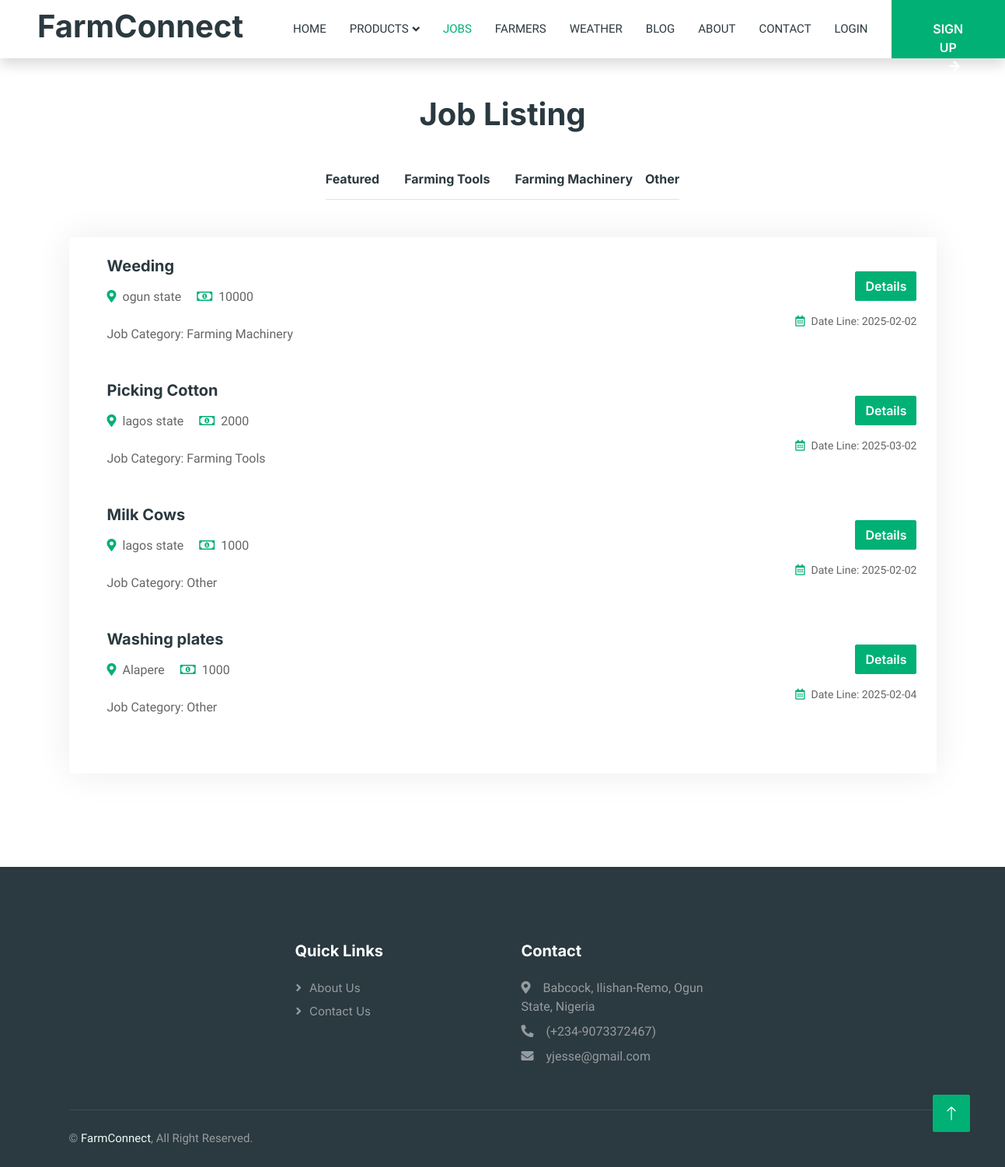
/job-list.php, run on an earlier commit of the app's database.
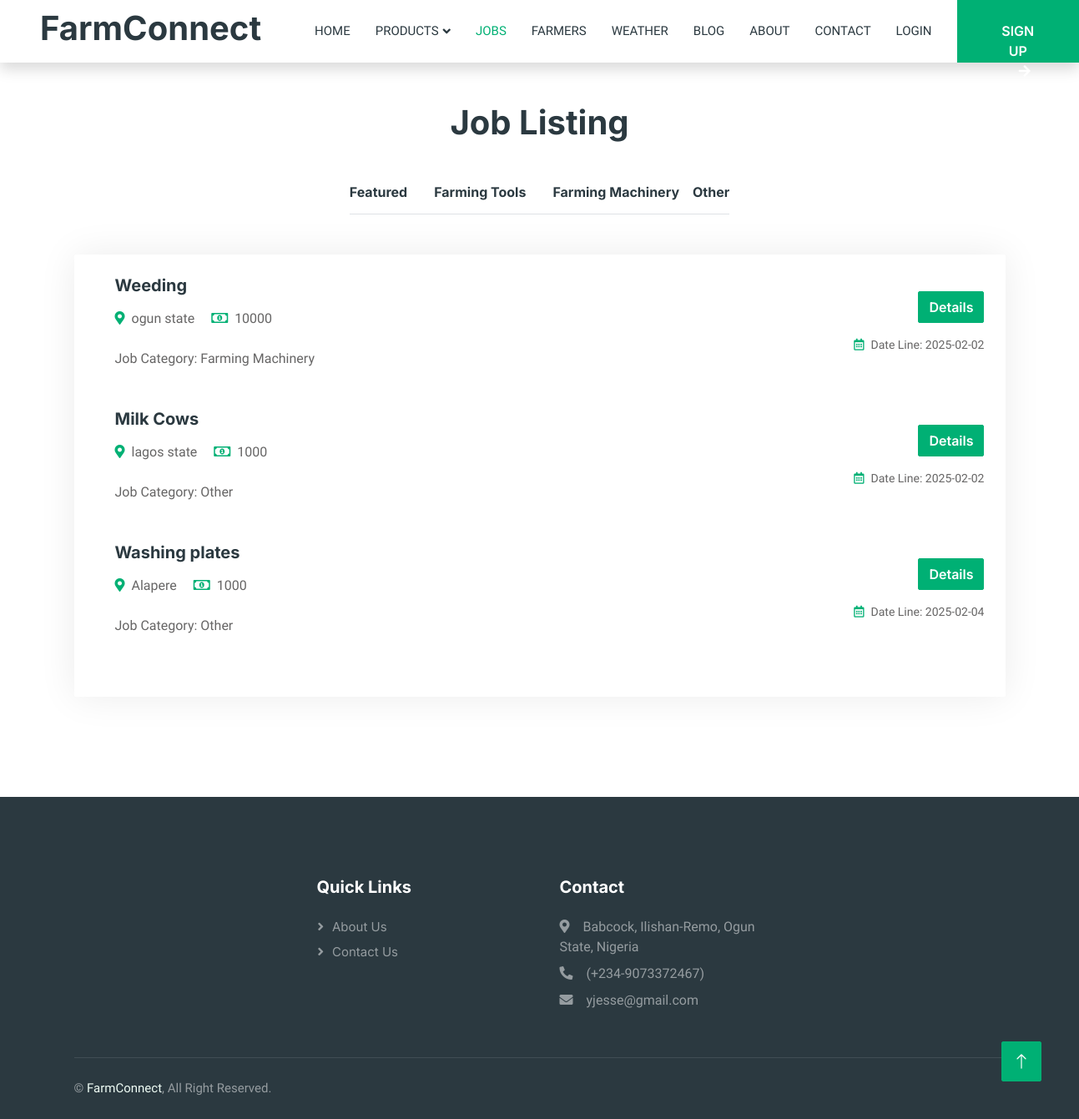
And on a later commit of the database.
### tables this page shows
CREATE TABLE `jobs` (
  `jobId` int(11) NOT NULL,
  `farmerId` int(11) NOT NULL,
  `jobType` varchar(100) NOT NULL,
  `jobCategory` varchar(100) NOT NULL,
  `jobDescription` varchar(150) NOT NULL,
  `jobResponsibility` varchar(255) NOT NULL,
  `farmLocation` varchar(250) NOT NULL,
  `dailyRate` int(11) NOT NULL,
  `creationDate` date NOT NULL,
  `dateLine` date NOT NULL
);

### job-list.php (the view, shortened to what this page needs)
<?php
include 'connect.php';
?>
<!DOCTYPE html>
<html lang="en">
<head>
    <link href="https://cdnjs.cloudflare.com/ajax/libs/font-awesome/5.10.0/css/all.min.css" rel="stylesheet">
    <link href="https://cdn.jsdelivr.net/npm/bootstrap-icons@1.4.1/font/bootstrap-icons.css" rel="stylesheet">
    <link href="lib/animate/animate.min.css" rel="stylesheet">
    <link href="lib/owlcarousel/assets/owl.carousel.min.css" rel="stylesheet">
    <link href="css/bootstrap.min.css" rel="stylesheet">
    <link href="css/style.css" rel="stylesheet">
</head>
<body>
    <div class="container-xxl bg-white p-0">
        <?php
            if(!isset($_SESSION['role'])){
        ?>
                <nav class="navbar navbar-expand-lg bg-white navbar-light shadow sticky-top p-0">
                    <a href="Index.php" class="navbar-brand d-flex align-items-center text-center py-0 px-4 px-lg-5">
                        <h1>FarmConnect</h1>
                    </a>
                    <div class="collapse navbar-collapse" id="navbarCollapse">
                        <div class="navbar-nav ms-auto p-4 p-lg-0">
                            <a href="Index.php" class="nav-item nav-link">Home</a>
                            <div class="nav-item dropdown">
                                <a href="#" class="nav-link dropdown-toggle" data-bs-toggle="dropdown">Products</a>
                            </div>
                            <a href="job-list.php" class="nav-item nav-link active">Jobs</a>
                            <a href="Farmers.php" class="nav-item nav-link">Farmers</a>
                            <a href="Weather.php" class="nav-item nav-link">Weather</a>
                            <a href="Blog.php" class="nav-item nav-link">Blog</a>
                            <a href="About.php" class="nav-item nav-link">About</a>
                            <a href="Contact.php" class="nav-item nav-link">Contact</a>
                            <a href="./LoginAs.html" class="nav-item nav-link">Login</a>
                        </div>
                        <a href="SignUpRoles.html" class="btn btn-primary rounded-0 py-4 px-lg-5 d-lg-block">SIGN UP<i class="fa fa-arrow-right ms-3"></i></a>
                    </div>
                </nav>
        <?php
            }
        ?>
        <div class="container-xxl py-5">
                <div class="container">
                    <h1 class="text-center mb-5 wow fadeInUp" data-wow-delay="0.1s">Job Listing</h1>
                    <div class="tab-class text-center wow fadeInUp" data-wow-delay="0.3s">
                        <ul class="nav nav-pills d-inline-flex justify-content-center border-bottom mb-5">
                            <li class="nav-item">
                                <a class="d-flex align-items-center text-start mx-3 ms-0 pb-3" href="job-list.php">
                                    <h6 class="mt-n1 mb-0">Featured</h6>
                                </a>
                            </li>
                            <li class="nav-item">
                                <a class="d-flex align-items-center text-start mx-3 pb-3" href="job-list-farming-tools.php">
                                    <h6 class="mt-n1 mb-0">Farming Tools</h6>
                                </a>
                            </li>
                            <li class="nav-item">
                                <a class="d-flex align-items-center text-start mx-3 me-0 pb-3" href="job-list-farming-machinery.php">
                                    <h6 class="mt-n1 mb-0">Farming Machinery</h6>
                                </a>
                            </li>
                            <li class="nav-item">
                                <a class="d-flex align-items-center text-start mx-3 me-0 pb-3" href="job-list-other.php">
                                    <h6 class="mt-n1 mb-0">Other</h6>
                                </a>
                            </li>
                        </ul>
                        <div class="tab-content">
                            <div id="tab-1" class="tab-pane fade show p-0 active">
                                <div class="job-item p-4 mb-4">
                                    <?php
                                        $getJobs = "SELECT * FROM jobs";
                                        $getJobsResult = mysqli_query($conn, $getJobs);
                                        if ($getJobsResult && mysqli_num_rows($getJobsResult) > 0) {
                                            while ($row = mysqli_fetch_assoc($getJobsResult)) {
                                                $jobId = $row['jobId'];
                                                $jobType = htmlspecialchars($row['jobType']);
                                                $jobCategory = htmlspecialchars($row['jobCategory']);
                                                $dailyRate = htmlspecialchars($row['dailyRate']);
                                                $farmLocation = htmlspecialchars($row['farmLocation']);
                                                $dateLine = htmlspecialchars($row['dateLine']);
                                                echo '
                                                    <div class="row g-4">
                                                        <div class="col-sm-12 col-md-8 d-flex align-items-center">
                                                            <div class="text-start ps-4">
                                                                <h5 class="mb-3">' . $jobType . '</h5>
                                                                <span class="text-truncate me-3"><i class="fa fa-map-marker-alt text-primary me-2"></i>' . $farmLocation . '</span>
                                                                <span class="text-truncate me-0"><i class="far fa-money-bill-alt text-primary me-2"></i>' . $dailyRate . '</span></br></br>
                                                                <span class="text-truncate me-3">Job Category: ' . $jobCategory . '</span>
                                                            </div>
                                                        </div>
                                                        <div class="col-sm-12 col-md-4 d-flex flex-column align-items-start align-items-md-end justify-content-center">
                                                            <div class="d-flex mb-3">
                                                                <a class="btn btn-primary" href="job-detail.php?jobId=' . $jobId . '">Details</a>
                                                            </div>
                                                            <small class="text-truncate"><i class="far fa-calendar-alt text-primary me-2"></i>Date Line: ' . $dateLine . '</small>
                                                        </div>
                                                    </div></br></br>';
                                            }
                                        } else {
                                            echo "<p>No jobs available.</p>";
                                        }
                                    ?>
                                </div>
                            </div>
                        </div>
                    </div>
                </div>
            </div>
        <div class="container-fluid bg-dark text-white-50 footer pt-5 mt-5 wow fadeIn" data-wow-delay="0.1s">
            <div class="container py-5">
                <div class="row g-5" style="display: flex; align-items: start; justify-content: center;">
                    <div class="col-lg-3 col-md-6">
                        <h5 class="text-white mb-4">Quick Links</h5>
                        <a class="btn btn-link text-white-50" href="About.php">About Us</a>
                        <a class="btn btn-link text-white-50" href="Contact.php">Contact Us</a>
                    </div>
                    <div class="col-lg-3 col-md-6">
                        <h5 class="text-white mb-4">Contact</h5>
                        <p class="mb-2"><i class="fa fa-map-marker-alt me-3"></i>Babcock, Ilishan-Remo, Ogun State, Nigeria</p>
                        <p class="mb-2"><i class="fa fa-phone-alt me-3"></i>(+234-9073372467)</p>
                        <p class="mb-2"><i class="fa fa-envelope me-3"></i>yjesse@gmail.com</p>
                    </div>
                </div>
            </div>
            <div class="container">
                <div class="copyright">
                    <div class="row">
                        <div class="col-md-6 text-center text-md-start mb-3 mb-md-0">
                            &copy; <a href="#">FarmConnect</a>, All Right Reserved.
                        </div>
                    </div>
                </div>
            </div>
        </div>
        <a href="#" class="btn btn-lg btn-primary btn-lg-square back-to-top"><i class="bi bi-arrow-up"></i></a>
    </div>
</body>
</html>

### css/style.css (style rules this page uses)
:root { --primary: #00B074; --secondary: #2B9BFF; --light: #EFFDF5; --dark: #2B3940; }
.back-to-top { position: fixed; display: none; right: 45px; bottom: 45px; z-index: 99; }
.btn { font-family: 'Inter', sans-serif; font-weight: 600; transition: .5s; }
.btn.btn-primary, .btn.btn-secondary { color: #FFFFFF; }
.btn-lg-square { width: 48px; height: 48px; }
.btn-square, .btn-sm-square, .btn-lg-square { padding: 0; display: flex; align-items: center; justify-content: center; font-weight: normal; border-radius: 2px; }
.navbar .dropdown-toggle::after { border: none; content: "\f107"; font-family: "Font Awesome 5 Free"; font-weight: 900; vertical-align: middle; margin-left: 5px; transition: .5s; }
.navbar-dark .navbar-nav .nav-link, .navbar-light .navbar-nav .nav-link { margin-right: 30px; padding: 25px 0; color: #FFFFFF; font-size: 15px; text-transform: uppercase; outline: none; }
.navbar-dark .navbar-nav .nav-link:hover, .navbar-dark .navbar-nav .nav-link.active, .navbar-light .navbar-nav .nav-link:hover, .navbar-light .navbar-nav .nav-link.active { color: var(--primary); }
.navbar-light .navbar-brand, .navbar-light a.btn { height: 75px; }
.navbar-light .navbar-nav .nav-link { color: var(--dark); font-weight: 500; }
.navbar-light.sticky-top { top: -100px; transition: .5s; }
.job-item { border: 1px solid transparent; border-radius: 2px; box-shadow: 0 0 45px rgba(0, 0, 0, .08); transition: .5s; }
.footer .btn.btn-link { display: block; margin-bottom: 5px; padding: 0; text-align: left; font-size: 15px; font-weight: normal; text-transform: capitalize; transition: .3s; }
.footer .btn.btn-link::before { position: relative; content: "\f105"; font-family: "Font Awesome 5 Free"; font-weight: 900; margin-right: 10px; }
.footer .copyright { padding: 25px 0; font-size: 15px; border-top: 1px solid rgba(256, 256, 256, .1); }
.footer .copyright a { color: var(--light); }

What changed in the data, as far as the page shows it:
removed jobs: jobType "Picking Cotton", farmLocation "lagos state", dailyRate "2000", jobCategory "Farming Tools", dateLine "2025-03-02"
